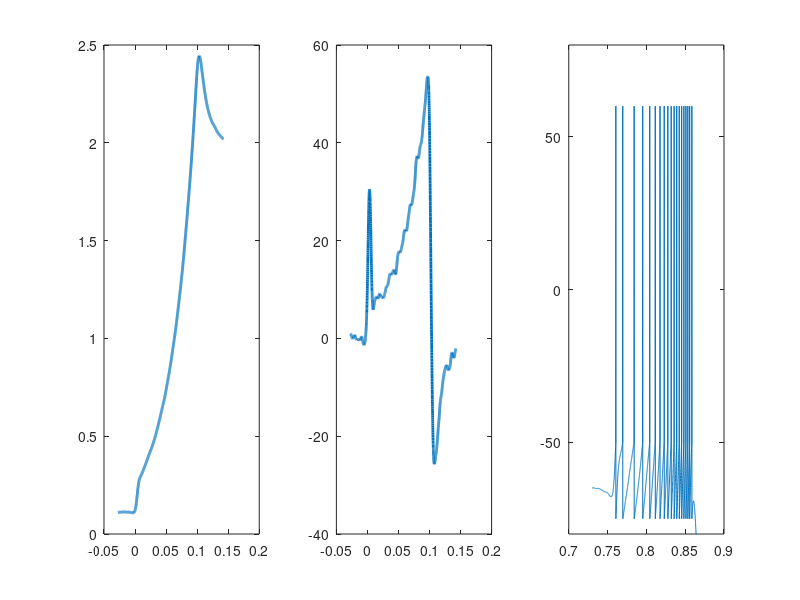

The MATLAB source for this figure: (Note: this script raises an error after producing the figure.)
clc; clear; close all;
load('sampledata.mat')
spikesample = load('spikeTrain_kRec030_Noise1.mat');

D = dir();
%% Figure 1, example spike sim
figure
subplot(131)
plot(sampledata.t, sampledata.F, 'LineWidth', 2)
subplot(132)
plot(sampledata.t, sampledata.dF, 'LineWidth', 2)
subplot(133)
plot(spikesample.t, spikesample.Vm)
ylim([-80 80])
yyaxis right
plot(spikesample.spiketimes, spikesample.ifr, '.k', 'MarkerSize',  12)
%% Figure 2, ifr and spike count vs receptor gain
figure
n = .06;
for ii = 1:length(D)
    if contains(D(ii).name, 'spikeTrain')
        data = load(D(ii).name);
        subplot(121)
        hold on
        plot(data.spiketimes, data.ifr, '.', 'MarkerSize', 12, 'Color', [0 0 .5] + [1 1 .5]*n)
        xlabel('time'); ylabel('firing rate')
        n = n + .06;

        subplot(122)
        hold on
        scatter(str2num(D(ii).name(16:18)), mean(diff(data.spiketimes)))
        xlabel('receptor gain'); ylabel('mean h_k')
    end
end
%% Figure 3, example accuracy
samplesim1 = load('results_FE_kRec010_Noise1.mat');
samplesim2 = load('results_FE_kRec060_Noise1.mat');

figure
subplot(221)
plot(sampledata.t, sampledata.F)
xlabel('time'); ylabel('s');
yyaxis right
plot(samplesim1.data.spiketimes, samplesim1.Sint, 'Marker', '.')
title(['receptor gain: 10, R^2: ' num2str(samplesim1.error.R2)])
legend({'s', '$$\hat{s}$$'}, 'Interpreter', 'latex')

subplot(222)
plot(sampledata.t, sampledata.F)
yyaxis right
plot(samplesim2.data.spiketimes, samplesim2.Sint, 'Marker', '.')
xlabel('time');
title(['receptor gain: 60, R^2: ' num2str(samplesim2.error.R2)])
ylabel('$$\hat{s}$$', 'Interpreter', 'latex')

n = .06;
for jj = 1:length(D)
    if contains(D(jj).name, 'results')
        data = load(D(jj).name);
        subplot(2, 2, [3 4])
        hold on
        plot(data.data.spiketimes, data.error.Residuals.^2, 'Color', [0 0 .5] + [1 1 .5]*n)
        n = n + .06;
    end
end
xlabel('time'); ylabel('% error')
sgtitle('Forward Euler')

%% Figure 3, example accuracy
samplesim1_FE = load('results_FE_kRec010_Noise1.mat');
samplesim2_FE = load('results_FE_kRec060_Noise1.mat');
samplesim1_AB2 = load('results_AB2__kRec010_Noise1.mat');
samplesim2_AB2 = load('results_AB2__kRec060_Noise1.mat');
samplesim1_AB3 = load('results_AB3__kRec010_Noise1.mat');
samplesim2_AB3 = load('results_AB3__kRec060_Noise1.mat');   

figure
subplot(2,3,1)
plot(sampledata.t, sampledata.F)
xlabel('time'); ylabel('s');
yyaxis right
plot(samplesim1_FE.data.spiketimes, samplesim1_FE.Sint, 'Marker', '.')
title(['FE, gain: 10, R^2: ' num2str(samplesim1_FE.error.R2)])
legend({'s', '$$\hat{s}$$'}, 'Interpreter', 'latex')

subplot(2,3,2)
plot(sampledata.t, sampledata.F)
yyaxis right
plot(samplesim1_AB2.data.spiketimes, samplesim1_AB2.Sint, 'Marker', '.')
xlabel('time');
title(['AB2, gain: 10, R^2: ' num2str(samplesim1_AB2.error.R2)])
ylabel('$$\hat{s}$$', 'Interpreter', 'latex')

subplot(2,3,3)
plot(sampledata.t, sampledata.F)
yyaxis right
plot(samplesim1_AB3.data.spiketimes, samplesim1_AB3.Sint, 'Marker', '.')
xlabel('time');
title(['AB3, gain: 10, R^2: ' num2str(samplesim1_AB3.error.R2)])
ylabel('$$\hat{s}$$', 'Interpreter', 'latex')

subplot(2,3,4)
plot(sampledata.t, sampledata.F)
yyaxis right
plot(samplesim2_FE.data.spiketimes, samplesim2_FE.Sint, 'Marker', '.')
xlabel('time');
title(['FE, gain: 60, R^2: ' num2str(samplesim2_FE.error.R2)])
ylabel('$$\hat{s}$$', 'Interpreter', 'latex')

subplot(2,3,5)
plot(sampledata.t, sampledata.F)
yyaxis right
plot(samplesim2_AB2.data.spiketimes, samplesim2_AB2.Sint, 'Marker', '.')
xlabel('time');
title(['AB2, gain: 60, R^2: ' num2str(samplesim2_AB2.error.R2)])
ylabel('$$\hat{s}$$', 'Interpreter', 'latex')

subplot(2,3,6)
plot(sampledata.t, sampledata.F)
yyaxis right
plot(samplesim2_AB3.data.spiketimes, samplesim2_AB3.Sint, 'Marker', '.')
xlabel('time');
title(['AB3, gain: 60, R^2: ' num2str(samplesim2_AB3.error.R2)])
ylabel('$$\hat{s}$$', 'Interpreter', 'latex')

sgtitle('Comparison of Integration Methods')

%% 
load('sampledata.mat')
methods = {'FE', 'Trap', 'AB2', 'AB3'};
receptor_gains = [10, 60]; 

r2_values = zeros(length(methods), length(receptor_gains));
rmse_values = zeros(length(methods), length(receptor_gains));
sse_values = zeros(length(methods), length(receptor_gains));

% Iterate over methods and receptor gains
for i = 1:length(methods)
    for j = 1:length(receptor_gains)
        method = methods{i};
        gain = receptor_gains(j);
        
        filename = sprintf('results_%s__kRec%03d_Noise1.mat', method, gain);
        data = load(filename);
        
        % Extract the error metrics
        r2_values(i, j) = data.error.R2;
        rmse_values(i, j) = data.error.RMSE;
        sse_values(i, j) = data.error.SSE;
    end
end

% Create the figure
figure;

subplot(1, 3, 1);
bar(r2_values);
xticklabels(methods);
ylabel('R^2');
title('R^2 Comparison');
legend(arrayfun(@(x) sprintf('Gain %d', x), receptor_gains, 'UniformOutput', false));

% RMSE subplot
subplot(1, 3, 2);
bar(rmse_values);
xticklabels(methods);
ylabel('RMSE');
title('RMSE Comparison');
legend(arrayfun(@(x) sprintf('Gain %d', x), receptor_gains, 'UniformOutput', false));

% SSE subplot
subplot(1, 3, 3);
bar(sse_values);
xticklabels(methods);
ylabel('SSE');
title('SSE Comparison');
legend(arrayfun(@(x) sprintf('Gain %d', x), receptor_gains, 'UniformOutput', false));

% Adjus
set(gcf, 'Position', [100, 100, 1200, 400]);
suptitle('Error Comparison Across Integration Methods and Receptor Gains');



